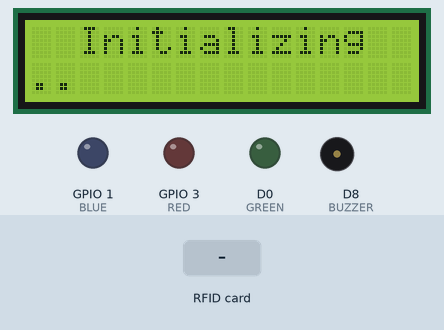
Simulated run of this sketch. Board: ESP8266 (NodeMCU). Parts: 16×2 character LCD, output pins drawn as LEDs (lit = HIGH), buzzer (waves = sounding, pin HIGH). The test bench sets the inputs (shaded band). WiFi joins after 1.5 s; servers stay silent unless stated; what the sketch prints to the serial monitor is not drawn.

Above: at 1.1 s.
At 2.8 s:
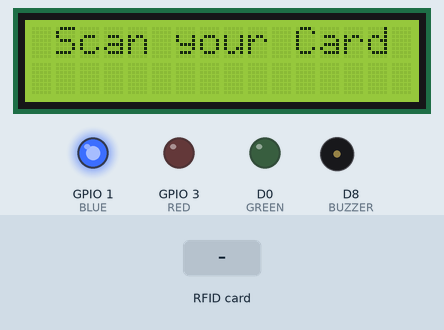
2.9 s: RFID card 12 34 56 78 held to the reader
At 5.6 s:
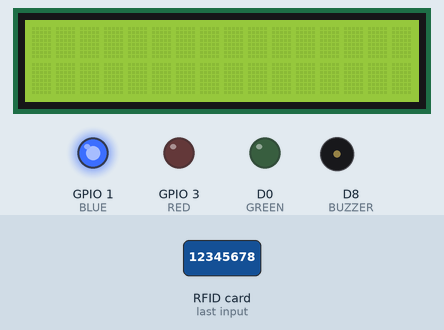
5.9 s: RFID card 5E 7A 19 C4 held to the reader
At 6.7 s:
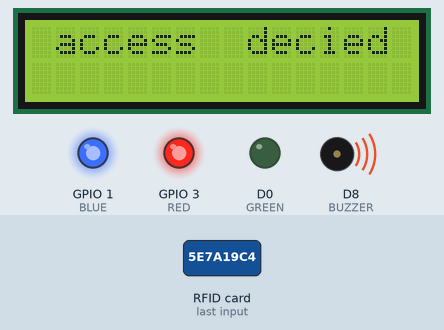
Timing chart, 0 to 8.9 s (numbered marks = the images above; inputs shaded):
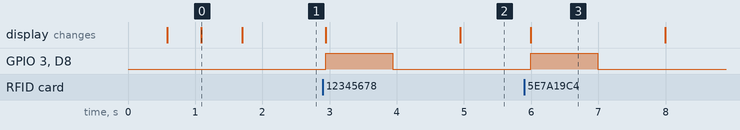

Measured:
- after the input at 2.9 s, GPIO 3 (RED), D8 (BUZZER): LOW → HIGH at once, → LOW 1.0 s later; the display: first changes at once (image 2 shows a later state)
- after the input at 5.9 s, GPIO 3 (RED), D8 (BUZZER): LOW → HIGH after 0.09 s, → LOW 1.0 s later; the display: changes after 0.09 s (image 3)
- what the display in image 0 shows lasts 0.6 s, from 1.1 s to 1.7 s
- what the display in image 3 shows lasts 2.0 s, from 6.0 s to 8.0 s

The sketch:

main_present_ab_code.ino
```cpp
#include <ESP8266WiFi.h>  // Include the ESP8266 WiFi library
#include <Wire.h>
// #include <LiquidCrystal_I2C.h>
#include <LiquidCrystal_PCF8574.h>
#include <SPI.h>
#include <MFRC522.h>

#define SDA_PIN D2  /* Define the SDA pin here */
#define SCL_PIN D1  /* Define the SCL Pin here */
#define RST_PIN D3  // Reset pin connected to D1 (GPIO5)
#define SS_PIN D4   // SDA pin connected to D2 (GPIO4)
#define BUZZER D8
#define GREEN D0
#define BLUE D10
#define RED D9


// LiquidCrystal_I2C lcd(0x27, 16, 2);
LiquidCrystal_PCF8574 lcd(0x27);
MFRC522 mfrc522(SS_PIN, RST_PIN);  // Create MFRC522 instance.

// Replace with your network cGREENentials
const char* ssid = "nk";            // WiFi Network Name
const char* password = "12345678";  // WiFi Password
void wificonnecta() {
  lcd.clear();

  lcd.setCursor(0, 0);
  lcd.print("  Initializing  ");
  Serial.println("\nConnecting to WiFi...");

  WiFi.begin(ssid, password);  // Connect to WiFi network
  lcd.setCursor(0, 1);

  while (WiFi.status() != WL_CONNECTED) {  // Wait for connection
    delay(500);
    Serial.print(".");
    lcd.print(".");
  }
  lcd.setCursor(0, 0);
  lcd.print("WiFiconnected");
  lcd.clear();


  lcd.setCursor(0, 0);
  lcd.print("IP address: ");
  lcd.setCursor(0, 1);
  lcd.print(WiFi.localIP());

  Serial.println("\nWiFi connected!");
  Serial.print("IP address: ");
  Serial.println(WiFi.localIP());  // Print the local IP address
  lcd.clear();
}
void uidscan() {
  lcd.clear();
  lcd.setCursor(0, 0);
  lcd.print(" Scan your Card ");
  // lcd.clear();

  if (!mfrc522.PICC_IsNewCardPresent()) { return; }
  /* Select one of the cards */
  if (!mfrc522.PICC_ReadCardSerial()) { return; }
  /* Read data from the same block */

  Serial.println("UID of the tag is: ");
  // Print the UID of the card.
  lcd.setCursor(0, 1);
      String uid = "";

  for (byte i = 0; i < mfrc522.uid.size; i++) {
        uid += String(mfrc522.uid.uidByte[i], HEX);

    // Serial.print("");
  }
   lcd.print(uid);
    Serial.println(uid);


  mfrc522.PICC_HaltA();       // Halt the current card.
  mfrc522.PCD_StopCrypto1();
   // Stop encryption on the card.
     lcd.clear();

    if(uid=="be7f332"){
    lcd.setCursor(0,0);
    lcd.print("    present    ");
    lcd.setCursor(0,1);
    lcd.print(uid);

    digitalWrite(BUZZER, HIGH);
    digitalWrite(GREEN, HIGH);
    digitalWrite(BLUE, LOW);

    delay(200);
    digitalWrite(GREEN, LOW);
    digitalWrite(BUZZER, LOW);
    digitalWrite(BLUE, HIGH);

  // delay(200);
  // digitalWrite(BUZZER, HIGH);
  // delay(200);
  // digitalWrite(BUZZER, LOW);
  // delay(200);
  // digitalWrite(GREEN, HIGH);
  // delay(200);
  // digitalWrite(GREEN, LOW);
            delay(1000);

    lcd.clear();

  }
  else{
    lcd.setCursor(0,0);
    lcd.print(" access  decied ");
  digitalWrite(RED, HIGH);
   digitalWrite(BUZZER, HIGH);
  delay(1000);
  digitalWrite(BUZZER, LOW);
    digitalWrite(RED, LOW);

        delay(1000);

  lcd.clear();

  }
  // Keep the loop empty for basic WiFi connection

      delay(1000);

}
void setup() {


  Wire.begin(SDA_PIN, SCL_PIN); /* Initialize I2C communication */
  lcd.begin(16, 2);

  // lcd.init();
  // lcd.backlight();
  lcd.setBacklight(255);
    Serial.begin(9600);

  wificonnecta();
  pinMode(BUZZER, OUTPUT);
  pinMode(GREEN, OUTPUT);
  pinMode(RED, OUTPUT);
  pinMode(BLUE, OUTPUT);

  SPI.begin();
  mfrc522.PCD_Init();  // Initialize MFRC522 RFID module.
                       // Initiate SPI bus.
  Serial.println("Scan your RFID tag...");
}

void loop() {
  digitalWrite(BLUE, HIGH);
  uidscan();

}
```
